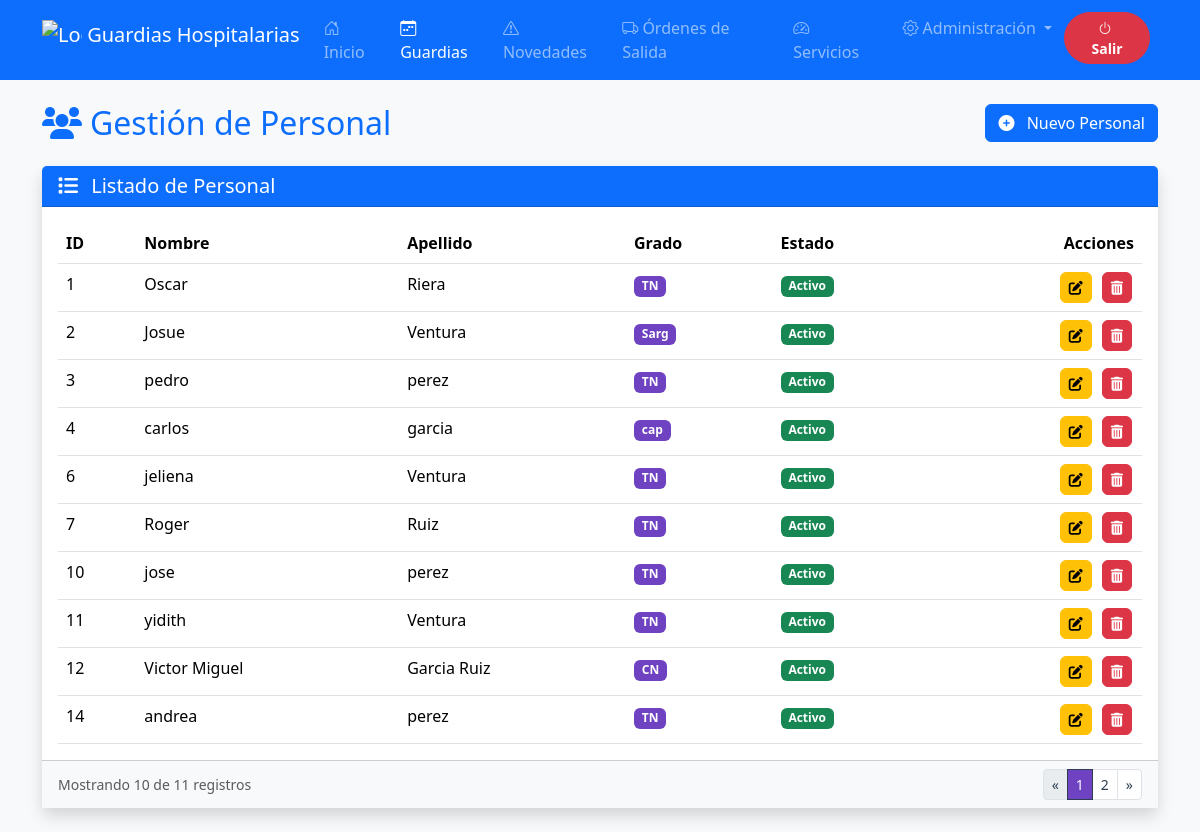
Page /sistema_guardias/modulos/personal/listar_personal.php (signed in) on the committed database.
### tables this page shows
CREATE TABLE `personal` (
  `id_personal` int(11) NOT NULL,
  `nombre` varchar(100) NOT NULL,
  `apellido` varchar(100) NOT NULL,
  `grado` varchar(20) NOT NULL,
  `estado` tinyint(1) DEFAULT 1
);

### sistema_guardias/includes/funciones/funciones_personal.php (called while the page is built, shortened)
<?php
class PersonalFunciones {
    public static function listarPersonal($conn, $limit = null, $offset = null) {
        $sql = "SELECT * FROM personal";
        if ($limit !== null && $offset !== null) {
            $sql .= " LIMIT ?, ?";
            $stmt = $conn->prepare($sql);
            $stmt->bind_param('ii', $offset, $limit);
        } elseif ($limit !== null) {
            $sql .= " LIMIT ?";
            $stmt = $conn->prepare($sql);
            $stmt->bind_param('i', $limit);
        } else {
            $stmt = $conn->prepare($sql);
        }
        $stmt->execute();
        $resultado = $stmt->get_result();
        return $resultado->fetch_all(MYSQLI_ASSOC);
    }
public static function contarPersonal($conn) {
        $sql = "SELECT COUNT(*) as total FROM personal";
        $stmt = $conn->prepare($sql);
        $stmt->execute();
        $resultado = $stmt->get_result();
        $fila = $resultado->fetch_assoc();
        return $fila['total'];
}
}

### sistema_guardias/modulos/personal/listar_personal.php (the view, shortened to what this page needs)
<?php
require_once __DIR__ . '/../../includes/funciones/funciones_personal.php';
require_once __DIR__ . '/../../includes/conexion.php';
$registrosPorPagina = 10;
$paginaActual = isset($_GET['pagina']) ? (int)$_GET['pagina'] : 1;
$offset = ($paginaActual - 1) * $registrosPorPagina;
try {
    $totalRegistros = PersonalFunciones::contarPersonal($conn);
    $totalPaginas = ceil($totalRegistros / $registrosPorPagina);
    $personal = PersonalFunciones::listarPersonal($conn, $registrosPorPagina, $offset);
} catch (Exception $e) {
    error_log("Error en listar_personal.php: " . $e->getMessage());
    $_SESSION['error'] = 'Error al cargar la lista de personal';
    $personal = [];
    $totalRegistros = 0;
    $totalPaginas = 1;
}
$titulo = 'Gestión de Personal';
?>
<!DOCTYPE html>
<html lang="es">
<head>
    <link href="../../assets/css/bootstrap.min.css" rel="stylesheet">
    <link href="https://cdn.jsdelivr.net/npm/bootstrap-icons@1.8.0/font/bootstrap-icons.css" rel="stylesheet">
    <link href="https://cdnjs.cloudflare.com/ajax/libs/font-awesome/6.0.0-beta3/css/all.min.css" rel="stylesheet">
</head>
<body class="bg-light">
    <?php include __DIR__ . '/../../includes/navbar.php'; ?>
    <div class="container py-4">
        <div class="d-flex justify-content-between align-items-center mb-4">
            <h2 class="mb-0 text-primary">
                <i class="fas fa-users me-2"></i><?php echo htmlspecialchars($titulo); ?>
            </h2>
            <a href="crear_personal.php" class="btn btn-primary">
                <i class="fas fa-plus-circle me-2"></i> Nuevo Personal
            </a>
        </div>
        <div class="card card-shadow">
            <div class="card-header bg-primary text-white">
                <h5 class="mb-0"><i class="fas fa-list me-2"></i> Listado de Personal</h5>
            </div>
            <div class="card-body">
                <div class="table-responsive">
                    <table class="table table-hover mb-0">
                        <thead class="table-header">
                            <tr>
                                <th>ID</th>
                                <th>Nombre</th>
                                <th>Apellido</th>
                                <th>Grado</th>
                                <th>Estado</th>
                                <th class="text-end">Acciones</th>
                            </tr>
                        </thead>
                        <tbody>
                            <?php if (!empty($personal)): ?>
                                <?php foreach ($personal as $miembro): ?>
                                <tr>
                                    <td><?php echo htmlspecialchars($miembro['id_personal']); ?></td>
                                    <td><?php echo htmlspecialchars($miembro['nombre']); ?></td>
                                    <td><?php echo htmlspecialchars($miembro['apellido']); ?></td>
                                    <td>
                                        <span class="badge grado-badge"><?php echo htmlspecialchars($miembro['grado']); ?></span>
                                    </td>
                                    <td>
                                        <span class="badge <?php echo $miembro['estado'] ? 'badge-active' : 'badge-inactive'; ?>">
                                            <?php echo $miembro['estado'] ? 'Activo' : 'Inactivo'; ?>
                                        </span>
                                    </td>
                                    <td class="text-end">
                                        <div class="d-flex justify-content-end">
                                            <a href="editar_personal.php?id=<?php echo $miembro['id_personal']; ?>"
                                               class="btn btn-action btn-warning me-2"
                                               title="Editar personal">
                                                <i class="fas fa-edit"></i>
                                            </a>
                                            <button class="btn btn-action btn-danger btn-eliminar-personal"
                                                    title="Eliminar personal"
                                                    data-bs-toggle="modal"
                                                    data-bs-target="#confirmarEliminacionModal"
                                                    data-personal-id="<?php echo $miembro['id_personal']; ?>"
                                                    data-personal-nombre="<?php echo htmlspecialchars($miembro['nombre'] . ' ' . htmlspecialchars($miembro['apellido'])); ?>"
                                                    data-personal-grado="<?php echo htmlspecialchars($miembro['grado']); ?>"
                                                    data-personal-estado="<?php echo $miembro['estado'] ? 'Activo' : 'Inactivo'; ?>">
                                                <i class="fas fa-trash-alt"></i>
                                            </button>
                                        </div>
                                    </td>
                                </tr>
                                <?php endforeach; ?>
                            <?php endif; ?>
                        </tbody>
                    </table>
                </div>
            </div>
            <div class="card-footer bg-light">
                <div class="d-flex justify-content-between align-items-center">
                    <small class="text-muted">Mostrando <?php echo count($personal); ?> de <?php echo $totalRegistros; ?> registros</small>
                    <?php if ($totalPaginas > 1): ?>
                    <nav aria-label="Paginación de personal">
                        <ul class="pagination pagination-sm mb-0">
                            <li class="page-item <?php echo $paginaActual <= 1 ? 'disabled' : ''; ?>">
                                <a class="page-link" href="?pagina=<?php echo $paginaActual - 1; ?>" aria-label="Anterior">
                                    <span aria-hidden="true">&laquo;</span>
                                </a>
                            </li>
                            <?php for ($i = 1; $i <= $totalPaginas; $i++): ?>
                                <li class="page-item <?php echo $i == $paginaActual ? 'active' : ''; ?>">
                                    <a class="page-link" href="?pagina=<?php echo $i; ?>"><?php echo $i; ?></a>
                                </li>
                            <?php endfor; ?>
                            <li class="page-item <?php echo $paginaActual >= $totalPaginas ? 'disabled' : ''; ?>">
                                <a class="page-link" href="?pagina=<?php echo $paginaActual + 1; ?>" aria-label="Siguiente">
                                    <span aria-hidden="true">&raquo;</span>
                                </a>
                            </li>
                        </ul>
                    </nav>
                    <?php endif; ?>
                </div>
            </div>
    <?php include __DIR__ . '/../../includes/footer.php'; ?>
</body>
</html>

### sistema_guardias/includes/navbar.php (shortened to what this page needs)
<?php
$currentPage = basename($_SERVER['SCRIPT_NAME']);
?>
<!DOCTYPE html>
<html lang="es">
<head>
    <link href="https://cdn.jsdelivr.net/npm/bootstrap-icons@1.8.0/font/bootstrap-icons.css" rel="stylesheet">
    <link href="<?= htmlspecialchars(BASE_URL) ?>/assets/css/styles_navbar.css" rel="stylesheet">
</head>
<body>
    <nav class="navbar navbar-expand-lg navbar-dark bg-primary">
        <div class="container">
            <a class="navbar-brand" href="<?= htmlspecialchars(BASE_URL) ?>/index.php">
                <img src="<?= htmlspecialchars(BASE_URL) ?>/assets/images/logo_hospital.png"
                     alt="Logo Hospital" width="40" height="40" class="d-inline-block align-top">
                Guardias Hospitalarias
            </a>
            <div class="collapse navbar-collapse" id="navbarNav">
                <ul class="navbar-nav ms-auto">
                    <li class="nav-item">
                        <a class="nav-link <?= $currentPage === 'index.php' ? 'active' : '' ?>"
                           href="<?= htmlspecialchars(BASE_URL) ?>/index.php">
                           <i class="bi bi-house-door"></i> Inicio
                        </a>
                    </li>
                    <?php if (isset($_SESSION['usuario'])): ?>
                        <li class="nav-item">
                            <a class="nav-link <?= strpos($_SERVER['REQUEST_URI'], 'guardias') !== false ? 'active' : '' ?>"
                               href="<?= htmlspecialchars(BASE_URL) ?>/modulos/guardias/listar_guardias.php">
                               <i class="bi bi-calendar-week"></i> Guardias
                            </a>
                        </li>
                        <li class="nav-item">
                            <a class="nav-link <?= strpos($_SERVER['REQUEST_URI'], 'novedades') !== false ? 'active' : '' ?>"
                               href="<?= htmlspecialchars(BASE_URL) ?>/modulos/novedades/listar_novedades.php">
                               <i class="bi bi-exclamation-triangle"></i> Novedades
                            </a>
                        </li>
                        <li class="nav-item">
                            <a class="nav-link <?= strpos($_SERVER['REQUEST_URI'], 'ordenes') !== false ? 'active' : '' ?>"
                            href="<?= htmlspecialchars(BASE_URL) ?>/modulos/ordenes_salida/listar_ordenes.php">
                            <i class="bi bi-truck"></i> Órdenes de Salida
                            </a>
                        </li>
                        <li class="nav-item">
                            <a class="nav-link <?= strpos($_SERVER['REQUEST_URI'], 'servicios') !== false ? 'active' : '' ?>"
                               href="<?= htmlspecialchars(BASE_URL) ?>/modulos/servicios/listar_servicios.php">
                                <i class="bi bi-speedometer2 me-2"></i> Servicios
                            </a>
                        </li>
                        <?php if ($_SESSION['usuario']['rol'] === 'admin'): ?>
                            <li class="nav-item dropdown">
                                <a class="nav-link dropdown-toggle <?= strpos($_SERVER['REQUEST_URI'], 'admin') !== false ? 'active' : '' ?>"
                                   href="#" id="adminDropdown" role="button"
                                   data-bs-toggle="dropdown" aria-expanded="false">
                                    <i class="bi bi-gear"></i> Administración
                                </a>
                                    </li>
                                </ul>
                        <?php endif; ?>
                        <li class="nav-item">
                            <a class="btn btn-danger btn-sm rounded-pill fw-bold px-3 ms-1 me-2 my-1"
                                href="<?= htmlspecialchars(BASE_URL) ?>/modulos/auth/logout.php">
                                <i class="bi bi-power me-1"></i> Salir
                            </a>
                        </li>
                    <?php endif; ?>
            </div>
        </div>
    </nav>
</body>
</html>

### sistema_guardias/includes/footer.php (shortened to what this page needs)
</body>
</html>

### sistema_guardias/modulos/personal/listar_personal.php (style rules this page uses)
.card-shadow { box-shadow: 0 0.5rem 1rem rgba(0, 0, 0, 0.15); border: none; border-radius: 0.5rem; }
.table-header { background-color: #2c3e50; color: white; }
.btn-action { padding: 0.25rem 0.5rem; font-size: 0.875rem; margin: 0 2px; }
.badge-active { background-color: #198754; }
.grado-badge { background-color: #6f42c1; color: white; }
.pagination .page-item.active .page-link { background-color: #6f42c1; border-color: #2c3e50; color: white; }
.pagination .page-link { color: #2c3e50; }

### rows in the picture
personal: id_personal "1", nombre "Oscar", apellido "Riera", grado "TN", estado "Activo"
personal: id_personal "2", nombre "Josue", apellido "Ventura", grado "Sarg", estado "Activo"
personal: id_personal "3", nombre "pedro", apellido "perez", grado "TN", estado "Activo"
personal: id_personal "4", nombre "carlos", apellido "garcia", grado "cap", estado "Activo"
personal: id_personal "6", nombre "jeliena", apellido "Ventura", grado "TN", estado "Activo"
personal: id_personal "7", nombre "Roger", apellido "Ruiz", grado "TN", estado "Activo"
personal: id_personal "10", nombre "jose", apellido "perez", grado "TN", estado "Activo"
personal: id_personal "11", nombre "yidith", apellido "Ventura", grado "TN", estado "Activo"
personal: id_personal "12", nombre "Victor Miguel", apellido "Garcia Ruiz", grado "CN", estado "Activo"
personal: id_personal "14", nombre "andrea", apellido "perez", grado "TN", estado "Activo"

### other values in the picture
$titulo "Gestión de Personal"
count($personal) "10"
$totalRegistros "11"
